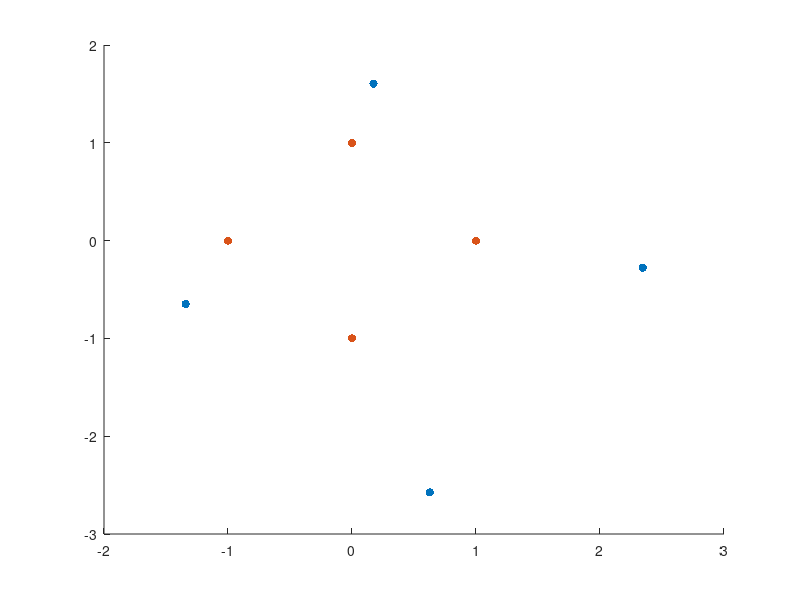

The MATLAB source for this figure:
in = zeros(4,2);
in(1,:) = [0,-1];
in(2,:) = [0,1];
in(3,:) = [1,0];
in(4,:) = [-1,0];

out = awgn(in,0.1);

scatter(out(:,1), out(:,2), [], 'blue', 'filled');
hold on;
scatter(in(:,1), in(:,2), [], 'red', 'filled');
